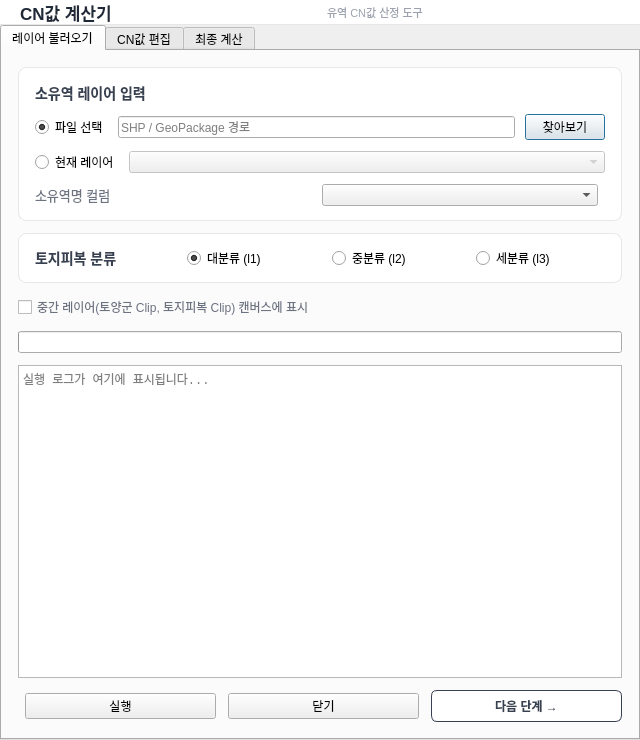
<?xml version="1.0" encoding="UTF-8"?>
<ui version="4.0">
 <class>CnCalculatorDialog</class>
 <widget class="QDialog" name="CnCalculatorDialog">
  <property name="geometry">
   <rect><x>0</x><y>0</y><width>640</width><height>740</height></rect>
  </property>
  <property name="windowTitle">
   <string>CN값 계산기</string>
  </property>
  <layout class="QVBoxLayout" name="mainLayout">
   <property name="spacing"><number>0</number></property>
   <property name="leftMargin"><number>0</number></property>
   <property name="topMargin"><number>0</number></property>
   <property name="rightMargin"><number>0</number></property>
   <property name="bottomMargin"><number>0</number></property>

   <!-- ── 헤더 ── -->
   <item>
    <widget class="QFrame" name="frameHeader">
     <property name="styleSheet">
      <string>QFrame#frameHeader { background-color: white; border-bottom: 1px solid #e5e7eb; }</string>
     </property>
     <property name="minimumHeight"><number>56</number></property>
     <property name="maximumHeight"><number>56</number></property>
     <layout class="QHBoxLayout" name="hLayoutHeader">
      <property name="leftMargin"><number>20</number></property>
      <property name="rightMargin"><number>20</number></property>
      <property name="topMargin"><number>0</number></property>
      <property name="bottomMargin"><number>0</number></property>
      <item>
       <widget class="QLabel" name="lblTitle">
        <property name="text"><string>CN값 계산기</string></property>
        <property name="styleSheet">
         <string>font-size: 17px; font-weight: bold; color: #1f2937; border: none;</string>
        </property>
       </widget>
      </item>
      <item>
       <spacer>
        <property name="orientation"><enum>Qt::Horizontal</enum></property>
       </spacer>
      </item>
      <item>
       <widget class="QLabel" name="lblSubtitle">
        <property name="text"><string>유역 CN값 산정 도구</string></property>
        <property name="styleSheet">
         <string>font-size: 11px; color: #9ca3af; border: none;</string>
        </property>
       </widget>
      </item>
     </layout>
    </widget>
   </item>

   <!-- ── 탭 위젯 ── -->
   <item>
    <widget class="QTabWidget" name="tabWidget">
     <property name="currentIndex"><number>0</number></property>

     <!-- ══════════════ Tab 0: CN값 계산 ══════════════ -->
     <widget class="QWidget" name="tabCnCalc">
      <attribute name="title"><string>레이어 불러오기</string></attribute>
      <layout class="QVBoxLayout" name="vLayoutTab1">
       <property name="spacing"><number>12</number></property>
       <property name="leftMargin"><number>16</number></property>
       <property name="topMargin"><number>16</number></property>
       <property name="rightMargin"><number>16</number></property>
       <property name="bottomMargin"><number>16</number></property>

       <!-- 소유역 레이어 입력 카드 -->
       <item>
        <widget class="QFrame" name="cardInput">
         <property name="styleSheet">
          <string>QFrame#cardInput { background-color: white; border: 1px solid #e5e7eb; border-radius: 8px; }</string>
         </property>
         <layout class="QVBoxLayout" name="vLayoutCardInput">
          <property name="spacing"><number>10</number></property>
          <property name="leftMargin"><number>16</number></property>
          <property name="topMargin"><number>14</number></property>
          <property name="rightMargin"><number>16</number></property>
          <property name="bottomMargin"><number>14</number></property>
          <item>
           <widget class="QLabel" name="lblInputTitle">
            <property name="text"><string>소유역 레이어 입력</string></property>
            <property name="styleSheet">
             <string>font-size: 14px; font-weight: bold; color: #374151; border: none;</string>
            </property>
           </widget>
          </item>
          <item>
           <layout class="QHBoxLayout" name="hLayoutFile">
            <item>
             <widget class="QRadioButton" name="rbFile">
              <property name="text"><string>파일 선택</string></property>
              <property name="checked"><bool>true</bool></property>
              <property name="minimumWidth"><number>80</number></property>
             </widget>
            </item>
            <item>
             <widget class="QLineEdit" name="leFilePath">
              <property name="placeholderText"><string>SHP / GeoPackage 경로</string></property>
             </widget>
            </item>
            <item>
             <widget class="QPushButton" name="btnBrowse">
              <property name="text"><string>찾아보기</string></property>
              <property name="maximumWidth"><number>80</number></property>
             </widget>
            </item>
           </layout>
          </item>
          <item>
           <layout class="QHBoxLayout" name="hLayoutLayer">
            <item>
             <widget class="QRadioButton" name="rbLayer">
              <property name="text"><string>현재 레이어</string></property>
              <property name="minimumWidth"><number>80</number></property>
             </widget>
            </item>
            <item>
             <widget class="QComboBox" name="cmbLayer">
              <property name="enabled"><bool>false</bool></property>
              <property name="sizePolicy">
               <sizepolicy hsizetype="Expanding" vsizetype="Fixed">
                <horstretch>1</horstretch><verstretch>0</verstretch>
               </sizepolicy>
              </property>
             </widget>
            </item>
           </layout>
          </item>
          <item>
           <layout class="QHBoxLayout" name="hLayoutNameField">
            <item>
             <widget class="QLabel" name="lblNameField">
              <property name="text"><string>소유역명 컬럼</string></property>
              <property name="styleSheet"><string>color: #6b7280; font-size: 13px; border: none;</string></property>
              <property name="minimumWidth"><number>90</number></property>
             </widget>
            </item>
            <item>
             <widget class="QComboBox" name="cmbNameField">
              <property name="minimumWidth"><number>180</number></property>
             </widget>
            </item>
            <item>
             <spacer name="spacerNameField">
              <property name="orientation"><enum>Qt::Horizontal</enum></property>
             </spacer>
            </item>
           </layout>
          </item>
         </layout>
        </widget>
       </item>

       <!-- 토지피복 분류 카드 -->
       <item>
        <widget class="QFrame" name="cardClassify">
         <property name="styleSheet">
          <string>QFrame#cardClassify { background-color: white; border: 1px solid #e5e7eb; border-radius: 8px; }</string>
         </property>
         <layout class="QHBoxLayout" name="hLayoutCardClassify">
          <property name="spacing"><number>16</number></property>
          <property name="leftMargin"><number>16</number></property>
          <property name="topMargin"><number>12</number></property>
          <property name="rightMargin"><number>16</number></property>
          <property name="bottomMargin"><number>12</number></property>
          <item>
           <widget class="QLabel" name="lblClassifyTitle">
            <property name="text"><string>토지피복 분류</string></property>
            <property name="styleSheet">
             <string>font-size: 14px; font-weight: bold; color: #374151; border: none;</string>
            </property>
           </widget>
          </item>
          <item>
           <spacer>
            <property name="orientation"><enum>Qt::Horizontal</enum></property>
           </spacer>
          </item>
          <item>
           <widget class="QRadioButton" name="rbL1">
            <property name="text"><string>대분류 (l1)</string></property>
            <property name="checked"><bool>true</bool></property>
           </widget>
          </item>
          <item>
           <widget class="QRadioButton" name="rbL2">
            <property name="text"><string>중분류 (l2)</string></property>
           </widget>
          </item>
          <item>
           <widget class="QRadioButton" name="rbL3">
            <property name="text"><string>세분류 (l3)</string></property>
           </widget>
          </item>
         </layout>
        </widget>
       </item>

       <!-- 옵션 -->
       <item>
        <widget class="QCheckBox" name="chkShowIntermediate">
         <property name="text"><string>중간 레이어(토양군 Clip, 토지피복 Clip) 캔버스에 표시</string></property>
         <property name="styleSheet"><string>color: #6b7280; font-size: 12px;</string></property>
        </widget>
       </item>

       <!-- 진행바 -->
       <item>
        <widget class="QProgressBar" name="progressBar">
         <property name="value"><number>0</number></property>
         <property name="textVisible"><bool>false</bool></property>
         <property name="maximumHeight"><number>6</number></property>
        </widget>
       </item>

       <!-- 로그창 -->
       <item>
        <widget class="QTextEdit" name="txtLog">
         <property name="readOnly"><bool>true</bool></property>
         <property name="minimumHeight"><number>180</number></property>
         <property name="placeholderText"><string>실행 로그가 여기에 표시됩니다...</string></property>
         <property name="font"><font><family>Consolas</family><pointsize>9</pointsize></font></property>
        </widget>
       </item>

       <!-- 버튼 -->
       <item>
        <layout class="QHBoxLayout" name="hLayoutButtons">
         <item>
          <spacer name="spacerButtons">
           <property name="orientation"><enum>Qt::Horizontal</enum></property>
          </spacer>
         </item>
         <item>
          <widget class="QPushButton" name="btnRun">
           <property name="text"><string>실행</string></property>
           <property name="minimumWidth"><number>100</number></property>
           <property name="minimumHeight"><number>36</number></property>
           <property name="default"><bool>true</bool></property>
          </widget>
         </item>
         <item>
          <widget class="QPushButton" name="btnClose">
           <property name="text"><string>닫기</string></property>
           <property name="minimumWidth"><number>80</number></property>
           <property name="minimumHeight"><number>36</number></property>
          </widget>
         </item>
         <item>
          <widget class="QPushButton" name="btnNextStep0">
           <property name="text"><string>다음 단계 →</string></property>
           <property name="minimumWidth"><number>110</number></property>
           <property name="minimumHeight"><number>36</number></property>
           <property name="styleSheet"><string>QPushButton { border: 1px solid #374151; color: #374151; border-radius: 6px; padding: 6px 16px; font-weight: 600; background: white; } QPushButton:hover { background-color: #f3f4f6; }</string></property>
          </widget>
         </item>
        </layout>
       </item>

      </layout>
     </widget>
     <!-- ══════════════ End Tab 0 ══════════════ -->

     <!-- ══════════════ Tab 1: CN값 편집 ══════════════ -->
     <widget class="QWidget" name="tabCnEdit">
      <attribute name="title"><string>CN값 편집</string></attribute>
      <layout class="QVBoxLayout" name="vLayoutTab2">
       <property name="spacing"><number>10</number></property>
       <property name="leftMargin"><number>16</number></property>
       <property name="topMargin"><number>16</number></property>
       <property name="rightMargin"><number>16</number></property>
       <property name="bottomMargin"><number>16</number></property>

       <!-- 툴바 버튼 행 -->
       <item>
        <layout class="QHBoxLayout" name="hLayoutCnEditBtns">
         <property name="spacing"><number>6</number></property>
         <item>
          <widget class="QPushButton" name="btnAddRow">
           <property name="text"><string>+ 행 추가</string></property>
           <property name="toolTip"><string>새 토지이용 항목 행을 추가합니다</string></property>
          </widget>
         </item>
         <item>
          <widget class="QPushButton" name="btnDeleteRow">
           <property name="text"><string>- 행 삭제</string></property>
           <property name="toolTip"><string>선택한 행을 삭제합니다</string></property>
          </widget>
         </item>
         <item>
          <widget class="QPushButton" name="btnAddColumn">
           <property name="text"><string>+ 열 추가</string></property>
           <property name="toolTip"><string>새 토양군 열을 추가합니다</string></property>
          </widget>
         </item>
         <item>
          <spacer name="spacerCnBtns">
           <property name="orientation"><enum>Qt::Horizontal</enum></property>
          </spacer>
         </item>
         <item>
          <widget class="QPushButton" name="btnReloadCn">
           <property name="text"><string>기본값</string></property>
           <property name="toolTip"><string>cn_value.xlsx의 기본 CN값을 불러옵니다</string></property>
          </widget>
         </item>
         <item>
          <widget class="QPushButton" name="btnImportCn">
           <property name="text"><string>불러오기</string></property>
           <property name="toolTip"><string>저장된 CN값 파일(.xlsx)을 불러옵니다</string></property>
          </widget>
         </item>
         <item>
          <widget class="QPushButton" name="btnSaveCn">
           <property name="text"><string>내보내기</string></property>
           <property name="toolTip"><string>현재 CN값 테이블을 파일로 내보냅니다</string></property>
          </widget>
         </item>
        </layout>
       </item>

       <!-- CN값 테이블 -->
       <item>
        <widget class="QTableWidget" name="tblCnValues">
         <property name="alternatingRowColors"><bool>true</bool></property>
         <property name="selectionMode">
          <enum>QAbstractItemView::SingleSelection</enum>
         </property>
         <property name="selectionBehavior">
          <enum>QAbstractItemView::SelectItems</enum>
         </property>
         <property name="editTriggers">
          <set>QAbstractItemView::DoubleClicked|QAbstractItemView::EditKeyPressed|QAbstractItemView::AnyKeyPressed</set>
         </property>
         <property name="sortingEnabled"><bool>false</bool></property>
         <column><property name="text"><string>토지이용분류</string></property></column>
         <column><property name="text"><string>A</string></property></column>
         <column><property name="text"><string>B</string></property></column>
         <column><property name="text"><string>C</string></property></column>
         <column><property name="text"><string>D</string></property></column>
        </widget>
       </item>

       <!-- 안내 -->
       <item>
        <widget class="QLabel" name="lblCnEditNote">
         <property name="text">
          <string>※ 셀을 더블클릭하여 수정합니다. [내보내기]로 파일에 저장, [불러오기]로 재활용하세요.</string>
         </property>
         <property name="styleSheet"><string>color: #9ca3af; font-size: 11px;</string></property>
        </widget>
       </item>

       <!-- 다음 단계 버튼 -->
       <item>
        <layout class="QHBoxLayout" name="hLayoutCnEditNext">
         <item>
          <spacer name="spacerCnEditNext">
           <property name="orientation"><enum>Qt::Horizontal</enum></property>
          </spacer>
         </item>
         <item>
          <widget class="QPushButton" name="btnNextStep2">
           <property name="text"><string>다음 단계 →</string></property>
           <property name="minimumWidth"><number>110</number></property>
           <property name="minimumHeight"><number>36</number></property>
           <property name="styleSheet"><string>QPushButton { border: 1px solid #374151; color: #374151; border-radius: 6px; padding: 6px 16px; font-weight: 600; background: white; } QPushButton:hover { background-color: #f3f4f6; }</string></property>
          </widget>
         </item>
        </layout>
       </item>

      </layout>
     </widget>
     <!-- ══════════════ End Tab 1 ══════════════ -->

     <!-- ══════════════ Tab 2(→3 after insert): 최종 계산 ══════════════ -->
     <widget class="QWidget" name="tabRecalc">
      <attribute name="title"><string>최종 계산</string></attribute>
      <layout class="QVBoxLayout" name="vLayoutTab3">
       <property name="spacing"><number>12</number></property>
       <property name="leftMargin"><number>16</number></property>
       <property name="topMargin"><number>16</number></property>
       <property name="rightMargin"><number>16</number></property>
       <property name="bottomMargin"><number>16</number></property>

       <!-- 레이어 + 폴더 입력 카드 -->
       <item>
        <widget class="QFrame" name="cardRecalcInput">
         <property name="styleSheet">
          <string>QFrame#cardRecalcInput { background-color: white; border: 1px solid #e5e7eb; border-radius: 8px; }</string>
         </property>
         <layout class="QVBoxLayout" name="vLayoutCardRecalcInput">
          <property name="spacing"><number>10</number></property>
          <property name="leftMargin"><number>16</number></property>
          <property name="topMargin"><number>14</number></property>
          <property name="rightMargin"><number>16</number></property>
          <property name="bottomMargin"><number>14</number></property>
          <item>
           <widget class="QLabel" name="lblRecalcInputTitle">
            <property name="text"><string>출력 설정</string></property>
            <property name="styleSheet">
             <string>font-size: 14px; font-weight: bold; color: #374151; border: none;</string>
            </property>
           </widget>
          </item>
          <item>
           <layout class="QHBoxLayout" name="hLayoutRecalcLayer">
            <item>
             <widget class="QLabel" name="lblRecalcLayer">
              <property name="text"><string>CN값_input 레이어</string></property>
              <property name="styleSheet"><string>color: #6b7280; font-size: 13px; border: none;</string></property>
              <property name="minimumWidth"><number>110</number></property>
             </widget>
            </item>
            <item>
             <widget class="QComboBox" name="cmbRecalcLayer">
              <property name="sizePolicy">
               <sizepolicy hsizetype="Expanding" vsizetype="Fixed">
                <horstretch>1</horstretch><verstretch>0</verstretch>
               </sizepolicy>
              </property>
             </widget>
            </item>
           </layout>
          </item>
          <item>
           <layout class="QHBoxLayout" name="hLayoutOutputDir">
            <item>
             <widget class="QLabel" name="lblOutputDir">
              <property name="text"><string>결과 저장 폴더</string></property>
              <property name="styleSheet"><string>color: #6b7280; font-size: 13px; border: none;</string></property>
              <property name="minimumWidth"><number>110</number></property>
             </widget>
            </item>
            <item>
             <widget class="QLineEdit" name="leOutputDir">
              <property name="placeholderText"><string>result1.xlsx, result2.xlsx 저장 위치</string></property>
             </widget>
            </item>
            <item>
             <widget class="QPushButton" name="btnOutputDir">
              <property name="text"><string>찾아보기</string></property>
              <property name="maximumWidth"><number>80</number></property>
             </widget>
            </item>
           </layout>
          </item>
         </layout>
        </widget>
       </item>

       <!-- 로그 -->
       <item>
        <widget class="QTextEdit" name="txtRecalcLog">
         <property name="readOnly"><bool>true</bool></property>
         <property name="minimumHeight"><number>120</number></property>
         <property name="placeholderText"><string>실행 로그가 여기에 표시됩니다...</string></property>
         <property name="font"><font><family>Consolas</family><pointsize>9</pointsize></font></property>
        </widget>
       </item>

       <!-- 안내 -->
       <item>
        <widget class="QLabel" name="lblRecalcNote">
         <property name="text">
          <string>※ CN값_input 레이어가 없으면 먼저 [레이어 불러오기] 탭에서 실행 후 [CN값 계산] 탭에서 계산하세요.</string>
         </property>
         <property name="styleSheet"><string>color: #9ca3af; font-size: 11px;</string></property>
        </widget>
       </item>

       <item>
        <spacer name="spacerRecalc">
         <property name="orientation"><enum>Qt::Vertical</enum></property>
        </spacer>
       </item>

       <!-- 내보내기 버튼 -->
       <item>
        <layout class="QHBoxLayout" name="hLayoutRecalcBtn">
         <item>
          <spacer name="spacerRecalcBtn">
           <property name="orientation"><enum>Qt::Horizontal</enum></property>
          </spacer>
         </item>
         <item>
          <widget class="QPushButton" name="btnExportResult1">
           <property name="text"><string>결과 내보내기</string></property>
           <property name="minimumWidth"><number>130</number></property>
           <property name="minimumHeight"><number>36</number></property>
           <property name="toolTip"><string>유역별 토지이용 상세 CN값 표 (result1.xlsx)</string></property>
          </widget>
         </item>
         <item>
          <widget class="QPushButton" name="btnExportResult2">
           <property name="text"><string>result2 내보내기</string></property>
           <property name="minimumWidth"><number>130</number></property>
           <property name="minimumHeight"><number>36</number></property>
           <property name="toolTip"><string>유역별 CN값 요약 (result2.xlsx)</string></property>
          </widget>
         </item>
        </layout>
       </item>

      </layout>
     </widget>
     <!-- ══════════════ End Tab 2(→3) ══════════════ -->

    </widget>
   </item>

  </layout>
 </widget>
 <resources/>
 <connections/>
</ui>
